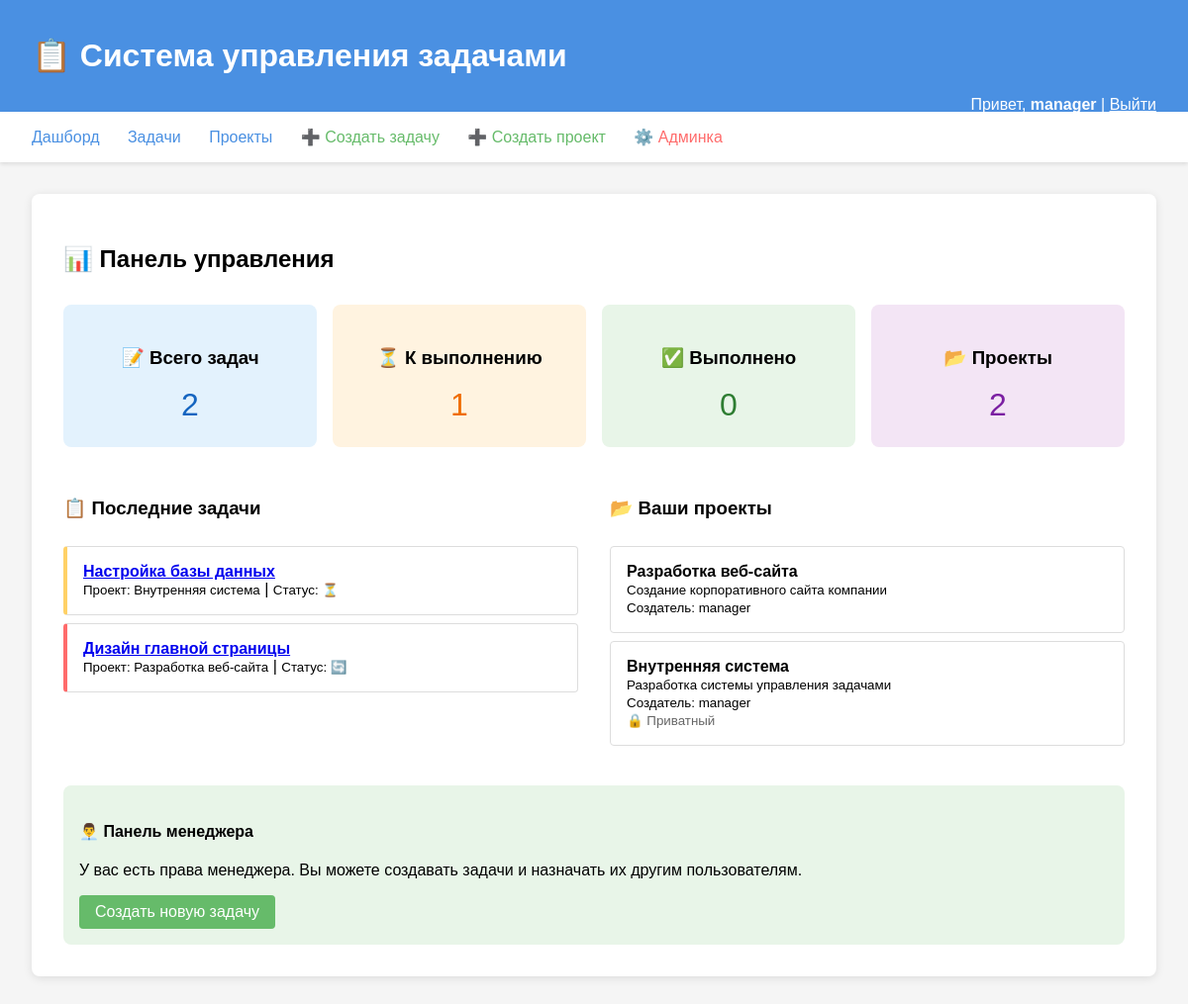
/lab6/ (signed in), run on the app's committed database.
### lab6/models.py (models this page shows, shortened)
class Task(models.Model):
    PRIORITY_CHOICES = [
        ('low', 'Низкий'),
        ('medium', 'Средний'),
        ('high', 'Высокий'),
        ('critical', 'Критический'),
    ]
    STATUS_CHOICES = [
        ('todo', 'К выполнению'),
        ('in_progress', 'В работе'),
        ('review', 'На проверке'),
        ('done', 'Выполнено'),
    ]
    title = models.CharField(max_length=200, verbose_name="Название задачи")
    description = models.TextField(verbose_name="Описание")
    project = models.ForeignKey(Project, on_delete=models.CASCADE, verbose_name="Проект")
    assigned_to = models.ForeignKey(User, on_delete=models.SET_NULL, null=True, blank=True,
                                  verbose_name="Исполнитель")
    created_by = models.ForeignKey(User, on_delete=models.CASCADE, related_name='created_tasks',
                                 verbose_name="Создатель")
    priority = models.CharField(max_length=20, choices=PRIORITY_CHOICES, default='medium',
                              verbose_name="Приоритет")
    status = models.CharField(max_length=20, choices=STATUS_CHOICES, default='todo',
                            verbose_name="Статус")
    due_date = models.DateField(null=True, blank=True, verbose_name="Срок выполнения")
    created_at = models.DateTimeField(auto_now_add=True, verbose_name="Дата создания")
    updated_at = models.DateTimeField(auto_now=True, verbose_name="Дата обновления")
    class Meta:
        verbose_name = "Задача"
        verbose_name_plural = "Задачи"
        ordering = ['-priority', '-created_at']
        permissions = [
            ("can_assign_tasks", "Может назначать задачи"),
            ("can_change_status", "Может менять статус задач"),
        ]

class Project(models.Model):
    name = models.CharField(max_length=100, verbose_name="Название проекта")
    description = models.TextField(verbose_name="Описание")
    created_by = models.ForeignKey(User, on_delete=models.CASCADE, verbose_name="Создатель")
    created_at = models.DateTimeField(auto_now_add=True, verbose_name="Дата создания")
    is_public = models.BooleanField(default=False, verbose_name="Публичный проект")
    class Meta:
        verbose_name = "Проект"
        verbose_name_plural = "Проекты"
        permissions = [
            ("can_manage_projects", "Может управлять проектами"),
        ]

### lab6/views.py (the view)
# urls.py: path('', views.dashboard, name='dashboard'),
@login_required
def dashboard(request):
    user_tasks = Task.objects.filter(
        Q(assigned_to=request.user) | Q(created_by=request.user)
    ).select_related('project')
    accessible_projects = Project.objects.filter(
        Q(created_by=request.user) | Q(is_public=True)
    )
    stats = {
        'total_tasks': user_tasks.count(),
        'tasks_todo': user_tasks.filter(status='todo').count(),
        'tasks_in_progress': user_tasks.filter(status='in_progress').count(),
        'tasks_done': user_tasks.filter(status='done').count(),
        'total_projects': accessible_projects.count(),
    }
    context = {
        'user_tasks': user_tasks[:10],  # Последние 10 задач
        'accessible_projects': accessible_projects[:5],  # Последние 5 проектов
        'stats': stats,
        'is_manager': is_manager(request.user),
    }
    return render(request, 'lab6/dashboard.html', context)

### lab6/views.py (called while the page is built)
def is_manager(user):
    return user.has_perm('lab6.can_assign_tasks') or user.is_staff

### templates/lab6/dashboard.html (shortened to what this page needs)
{% extends "lab6/base.html" %}
{% block content %}
<h2>📊 Панель управления</h2>
{% if not user.is_authenticated %}
    <div class="alert alert-warning">
        <h3>Добро пожаловать!</h3>
        <p>Для работы с системой управления задачами необходимо <a href="/lab6/login/">войти</a> или <a href="/lab6/register/">зарегистрироваться</a>.</p>
    </div>
{% else %}
    <div style="display: grid; grid-template-columns: repeat(auto-fit, minmax(200px, 1fr)); gap: 1rem; margin: 2rem 0;">
        <div style="background: #E3F2FD; padding: 1.5rem; border-radius: 8px; text-align: center;">
            <h3>📝 Всего задач</h3>
            <p style="font-size: 2rem; margin: 0; color: #1565C0;">{{ stats.total_tasks }}</p>
        </div>
        <div style="background: #FFF3E0; padding: 1.5rem; border-radius: 8px; text-align: center;">
            <h3>⏳ К выполнению</h3>
            <p style="font-size: 2rem; margin: 0; color: #EF6C00;">{{ stats.tasks_todo }}</p>
        </div>
        <div style="background: #E8F5E8; padding: 1.5rem; border-radius: 8px; text-align: center;">
            <h3>✅ Выполнено</h3>
            <p style="font-size: 2rem; margin: 0; color: #2E7D32;">{{ stats.tasks_done }}</p>
        </div>
        <div style="background: #F3E5F5; padding: 1.5rem; border-radius: 8px; text-align: center;">
            <h3>📂 Проекты</h3>
            <p style="font-size: 2rem; margin: 0; color: #7B1FA2;">{{ stats.total_projects }}</p>
        </div>
    </div>
    <div style="display: grid; grid-template-columns: 1fr 1fr; gap: 2rem; margin-top: 2rem;">
        <div>
            <h3>📋 Последние задачи</h3>
            {% if user_tasks %}
                <div style="max-height: 400px; overflow-y: auto;">
                    {% for task in user_tasks %}
                    <div style="border: 1px solid #ddd; padding: 1rem; margin: 0.5rem 0; border-radius: 4px;
                                {% if task.priority == 'high' %}border-left: 4px solid #FF6B6B;
                                {% elif task.priority == 'medium' %}border-left: 4px solid #FFD166;
                                {% else %}border-left: 4px solid #06D6A0;{% endif %}">
                        <strong><a href="/lab6/tasks/{{ task.id }}/">{{ task.title }}</a></strong>
                        <br>
                        <small>Проект: {{ task.project.name }}</small> |
                        <small>Статус:
                            {% if task.status == 'todo' %}⏳
                            {% elif task.status == 'in_progress' %}🔄
                            {% elif task.status == 'review' %}👀
                            {% elif task.status == 'done' %}✅
                            {% endif %}
                        </small>
                    </div>
                    {% endfor %}
                </div>
            {% else %}
                <p>У вас пока нет задач</p>
            {% endif %}
        </div>
        <div>
            <h3>📂 Ваши проекты</h3>
            {% if accessible_projects %}
                <div style="max-height: 400px; overflow-y: auto;">
                    {% for project in accessible_projects %}
                    <div style="border: 1px solid #ddd; padding: 1rem; margin: 0.5rem 0; border-radius: 4px;">
                        <strong>{{ project.name }}</strong>
                        <br>
                        <small>{{ project.description|truncatewords:10 }}</small>
                        <br>
                        <small>Создатель: {{ project.created_by.username }}</small>
                        {% if not project.is_public %}
                            <br><small style="color: #666;">🔒 Приватный</small>
                        {% endif %}
                    </div>
                    {% endfor %}
                </div>
            {% else %}
                <p>У вас пока нет проектов</p>
            {% endif %}
        </div>
    </div>
    {% if is_manager %}
    <div style="margin-top: 2rem; padding: 1rem; background: #E8F5E8; border-radius: 8px;">
        <h4>👨‍💼 Панель менеджера</h4>
        <p>У вас есть права менеджера. Вы можете создавать задачи и назначать их другим пользователям.</p>
        <a href="/lab6/tasks/create/" class="btn btn-success">Создать новую задачу</a>
    </div>
    {% endif %}
{% endif %}
{% endblock %}

### templates/lab6/base.html (shortened to what this page needs)
<!DOCTYPE html>
<html>
<head>
</head>
<body>
    <div class="header">
        <h1>📋 Система управления задачами</h1>
        <div class="user-info">
            {% if user.is_authenticated %}
                Привет, <strong>{{ user.username }}</strong> |
                <a href="/lab6/logout/" style="color: white;">Выйти</a>
            {% else %}
                <a href="/lab6/login/" style="color: white;">Войти</a> |
                <a href="/lab6/register/" style="color: white;">Регистрация</a>
            {% endif %}
        </div>
    </div>
    {% if user.is_authenticated %}
<div class="nav">
    <a href="/lab6/">Дашборд</a>
    <a href="/lab6/tasks/">Задачи</a>
    <a href="/lab6/projects/">Проекты</a>
    {% if perms.lab6.can_assign_tasks or user.is_staff %}
        <a href="/lab6/tasks/create/" style="color: #66BB6A;">➕ Создать задачу</a>
    {% endif %}
    <a href="/lab6/projects/create/" style="color: #66BB6A;">➕ Создать проект</a>
    {% if user.is_staff %}
        <a href="/lab6/admin/" style="color: #FF6B6B;">⚙️ Админка</a>
    {% endif %}
</div>
{% endif %}
    <div class="container">
        <div class="content">
            {% block content %}{% endblock %}
        </div>
    </div>
</body>
</html>

### templates/lab6/base.html (style rules this page uses)
body { font-family: Arial, sans-serif; margin: 0; padding: 0; background: #f5f5f5; }
.header { background: #4A90E2; color: white; padding: 1rem 2rem; }
.nav { background: white; padding: 1rem 2rem; box-shadow: 0 2px 4px rgba(0,0,0,0.1); }
.nav a { margin-right: 1.5rem; text-decoration: none; color: #4A90E2; font-weight: 500; }
.container { max-width: 1200px; margin: 2rem auto; padding: 0 2rem; }
.content { background: white; padding: 2rem; border-radius: 8px; box-shadow: 0 2px 10px rgba(0,0,0,0.1); }
.btn { padding: 0.5rem 1rem; border: none; border-radius: 4px; cursor: pointer; text-decoration: none; display: inline-block; }
.btn-success { background: #66BB6A; color: white; }
.user-info { float: right; color: white; }

### data on the page
Task: title "Настройка базы данных", project.name "Внутренняя система"
Task: title "Дизайн главной страницы", project.name "Разработка веб-сайта"
Project: name "Разработка веб-сайта", description "Создание корпоративного сайта компании", created_by.username "manager"
Project: name "Внутренняя система", description "Разработка системы управления задачами", created_by.username "manager", is_public "🔒 Приватный"

### other printed values
{{ user.username }} "manager"
{{ stats.total_tasks }} "2"
{{ stats.tasks_todo }} "1"
{{ stats.tasks_done }} "0"
{{ stats.total_projects }} "2"
